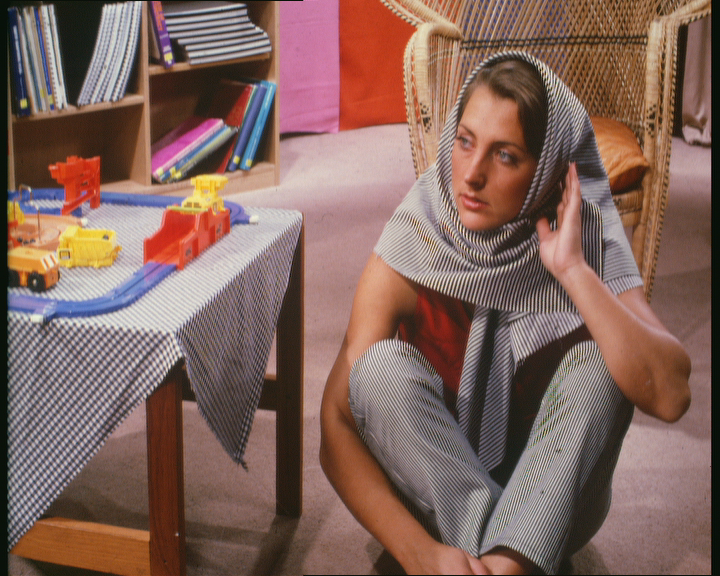
%> input picture images/barbara.bmp, 720 x 576 px
$ octave downsc1.m   (GNU Octave 9; MATLAB toolbox functions it lacks are replaced by stand-ins)
%> lines starting %> are read from the running program, lines starting %| are printed output that depends on the picture
clc
clear all
close all

Img1=imread('barbara.bmp');
%> Img1 is the input picture: size 576x720x3 uint8; mean R, G, B 130.7, 101.1, 92.6
figure,imshow(Img1),title('Original')
[Height, Width, Depth]=size(Img1);
%> Height = 576; Width = 720; Depth = 3

 if Depth==1
     Img2=Img1
 else
     Img2=Img1(:,:,:);
 end

M=4;
Img3=Img2(1:M:Height,1:M:Width,1:Depth);
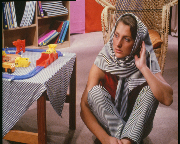
%> Img3: size 144x180x3 uint8; mean R, G, B 130.7, 101.2, 92.7
% figure,imshow(Img3),title('No prefiltering')
Img4=imresize(Img3,[Height,Width],'bicubic');
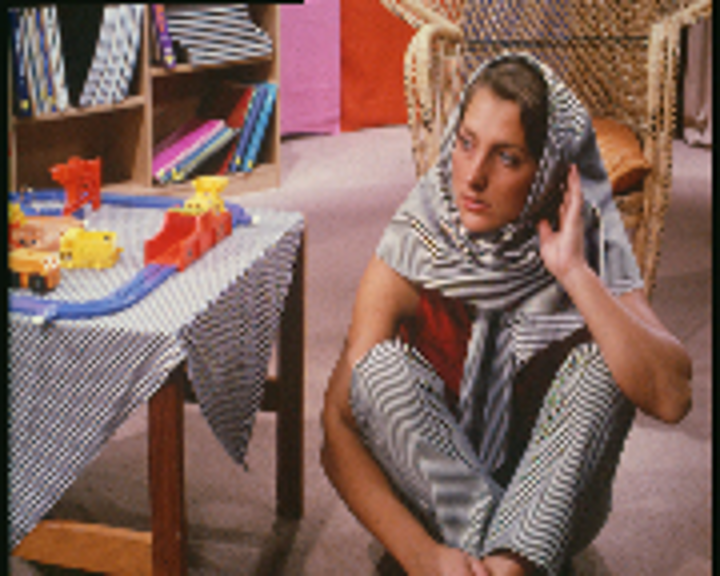
%> Img4: size 576x720x3 uint8; mean R, G, B 130.7, 101.2, 92.7
% figure,imshow(Img4),title('Downsample, no prefiltering')

% APPLYING GAUSSIAN FILTERING

Img5=imfilter(Img2,fspecial('gaussian',[4,4],1),'symmetric','replicate','conv');
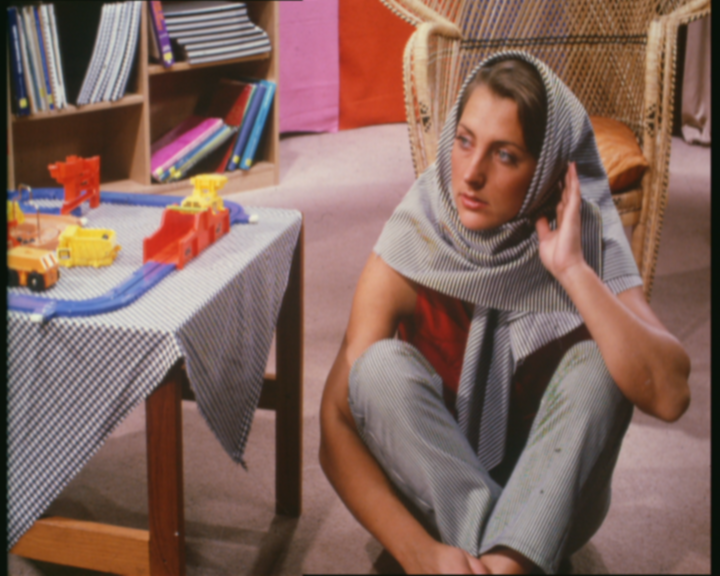
%> Img5: size 576x720x3 uint8; mean R, G, B 130.6, 101.1, 92.6
Img6=Img5(1:M:Height,1:M:Width,1:Depth);
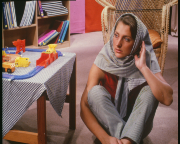
%> Img6: size 144x180x3 uint8; mean R, G, B 130.8, 101.2, 92.7
% figure, imshow(Img6),title('After prefiltering')
Img7=imresize(Img6,[Height,Width],'bicubic');
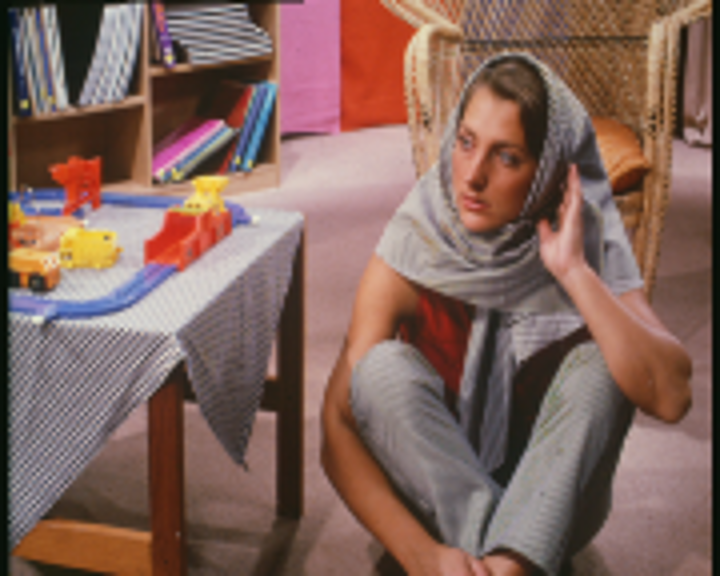
%> Img7: size 576x720x3 uint8; mean R, G, B 130.8, 101.2, 92.7
% figure, imshow(Img7),title('After prefiltering-Upscaled')

% USING LANCZOS FILTERING


Img8=imresize(Img3,1,'lanczos3');
% figure, imshow(Img8),title('After LANCZOS-Upscaled')

% RESAMPLING AFTER LANCZOS USING SPLINE

%> (the run ends here)

$ run again, with images/per1_orig.png saved as images/barbara.bmp
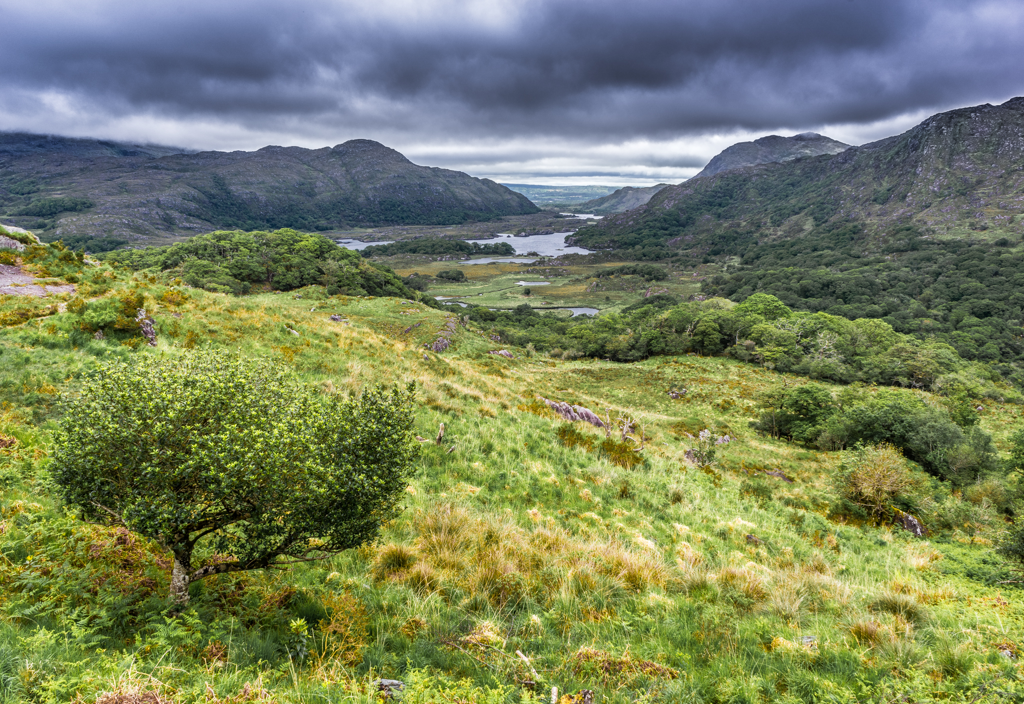
%> input picture images/per1_orig.png, 1024 x 704 px
%> Img1 is the input picture: size 704x1024x3 uint8; mean R, G, B 119.7, 129.2, 94.6
%> `Img3=Img2(1:M:Height,1:M:Width,1:Depth);`:
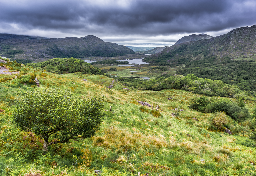
%> Img3: size 176x256x3 uint8; mean R, G, B 119.8, 129.2, 94.9
%> `Img7=imresize(Img6,[Height,Width],'bicubic');`:
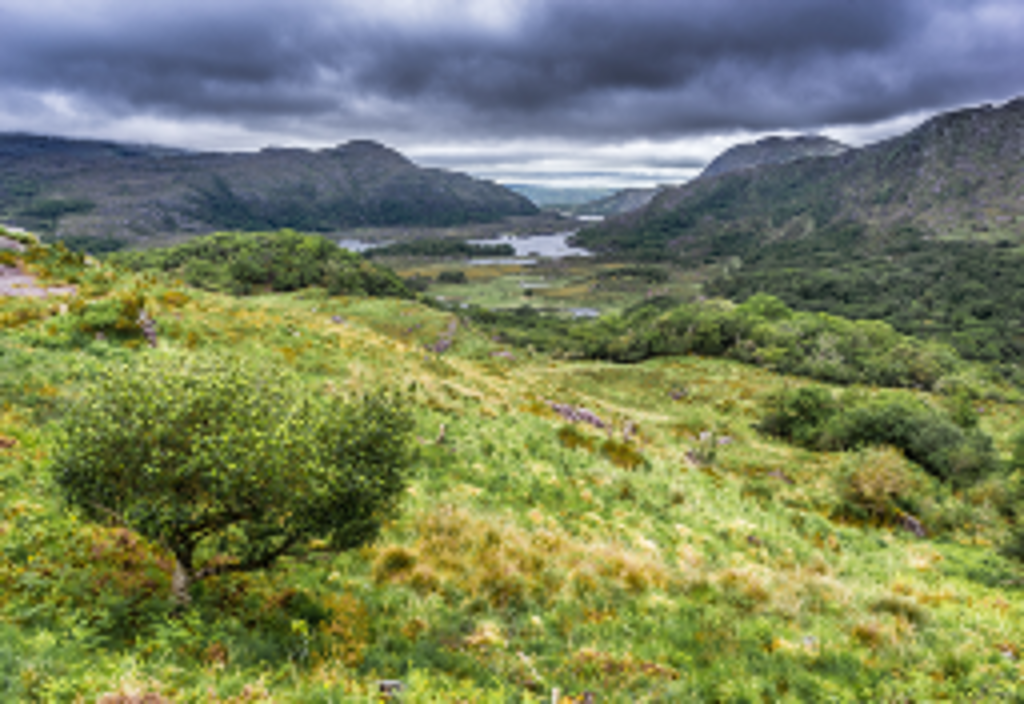
%> Img7: size 704x1024x3 uint8; mean R, G, B 119.8, 129.2, 94.8
